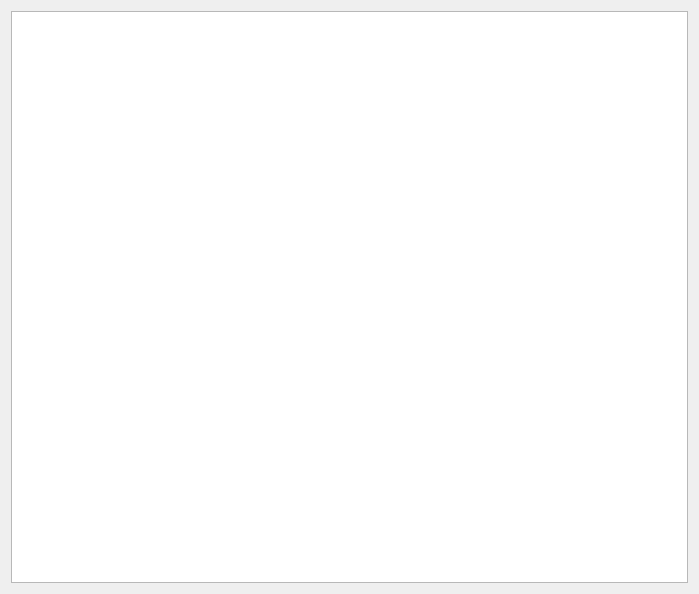
<?xml version="1.0" encoding="UTF-8"?>
<ui version="4.0">
 <class>SetOperationsDialog</class>
 <widget class="QDialog" name="SetOperationsDialog">
  <property name="geometry">
   <rect>
    <x>0</x>
    <y>0</y>
    <width>699</width>
    <height>594</height>
   </rect>
  </property>
  <property name="windowTitle">
   <string>Dialog</string>
  </property>
  <layout class="QGridLayout" name="gridLayout">
   <item row="0" column="0">
    <widget class="QGraphicsView" name="graphicsView"/>
   </item>
  </layout>
 </widget>
 <resources/>
 <connections/>
</ui>
